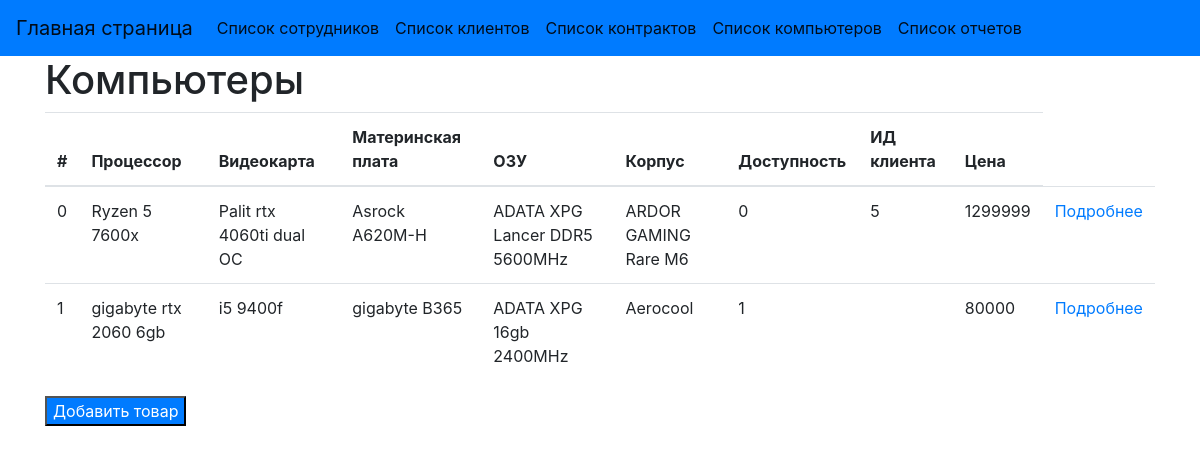
The app's page /computers with its own data.
### tables this page shows
CREATE TABLE Computers (
    id INTEGER PRIMARY KEY AUTOINCREMENT,
    CPU TEXT,
    GPU TEXT,
    Motherboard TEXT,
    RAM TEXT,
    "Case" TEXT,
    available BOOLEAN,
    client_id INTEGER,
    price INTEGER
);

### app.py (the view)
@app.route('/computers')
def computers():
    conn = get_db_connection('database.db')
    list_of_computers = conn.execute('SELECT * FROM Computers').fetchall()
    conn.close()
    return render_template("computers.html", computers=list_of_computers)

### app.py (called while the page is built)
def get_db_connection(db_name):
    conn = sqlite3.connect(db_name)
    conn.row_factory = sqlite3.Row
    return conn

### templates/computers.html
{% extends 'base.html' %}
{% block content %}
<h1>{% block title %} Компьютеры {% endblock %}</h1>
<table class="table">
    <thead>
        <tr>
            <th scope="col">#</th>
            <th scope="col">Процессор</th>
            <th scope="col">Видеокарта</th>
            <th scope="col">Материнская плата</th>
            <th scope="col">ОЗУ</th>
            <th scope="col">Корпус</th>
            <th scope="col">Доступность</th>
            <th scope="col">ИД клиента</th>
            <th scope="col">Цена</th>
        </tr>
    </thead>
    <tbody>
        {% for elem in computers %}
            <tr>
                <td scope="col">{{ elem['id'] }}</td>
                <td scope="col">{{ elem['CPU'] }}</td>
                <td scope="col">{{ elem['GPU'] }}</td>
                <td scope="col">{{ elem['Motherboard'] }}</td>
                <td scope="col">{{ elem['RAM'] }}</td>
                <td scope="col">{{ elem['Case'] }}</td>
                <td scope="col">{{ elem['available'] }}</td>
                <td scope="col">{{ elem['client_id'] }}</td>
                <td scope="col">{{ elem['price'] }}</td>
                <td scope="col">
                    <a href="{{ url_for('one_computer', id=elem['id']) }}">Подробнее</a>
                </td>
            </tr>
        {% endfor %}
    </tbody>
</table>
<button class="bg-primary">
    <a style="color: white;" href="{{ url_for('create_computer') }}">Добавить товар</a>
</button>
{% endblock %}

### templates/base.html (shortened to what this page needs)
<!doctype html>
<html lang="en">
<head>
    <link rel="stylesheet"
          href="https://stackpath.bootstrapcdn.com/bootstrap/4.3.1/css/bootstrap.min.css"
>
</head>
<body>
<nav class="navbar navbar-expand-md navbar-light bg-primary">
    <a class="navbar-brand" href="{{ url_for('index')}}">Главная страница</a>
    <div class="collapse navbar-collapse" id="navbarNav">
        <ul class="navbar-nav">
            <li class="nav-item active">
                <a class="nav-link" href="/employees">Список сотрудников</a>
            </li>
            <li class="nav-item active">
                <a class="nav-link" href="/clients">Список клиентов</a>
            </li>
            <li class="nav-item active">
                <a class="nav-link" href="/contracts">Список контрактов</a>
            </li>
            <li class="nav-item active">
                <a class="nav-link" href="/computers">Список компьютеров</a>
            </li>
            <li class="nav-item active">
                <a class="nav-link" href="/reports">Список отчетов</a>
            </li>
        </ul>
    </div>
</nav>
<div class="container">
    {% block content %} {% endblock %}
</div>
</body>
</html>

### records on screen
Computers: id "0", CPU "Ryzen 5 7600x", GPU "Palit rtx 4060ti dual OC", Motherboard "Asrock A620M-H", RAM "ADATA XPG Lancer DDR5 5600MHz", Case "ARDOR GAMING Rare M6", available "0", client_id "5", price "1299999"
Computers: id "1", CPU "gigabyte rtx 2060 6gb", GPU "i5 9400f", Motherboard "gigabyte B365", RAM "ADATA XPG 16gb 2400MHz", Case "Aerocool", available "1", price "80000"
